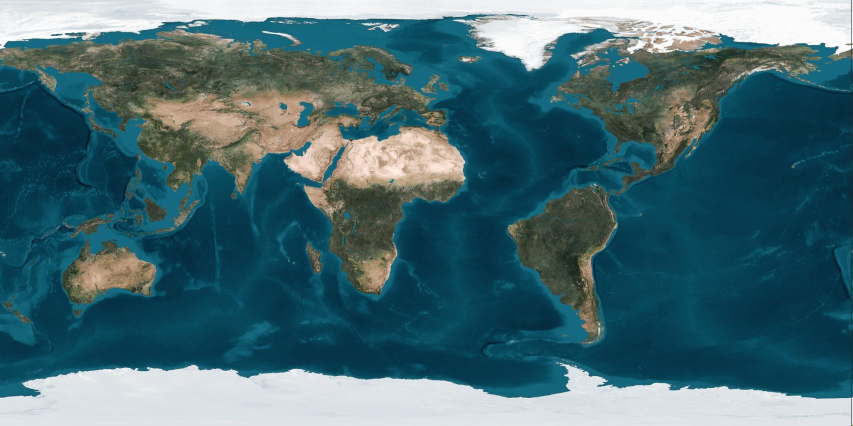
#> input picture opengl/earth.jpg, 1705 x 852 px (shown at 1/2 size); its folder holds only this picture in this run
$ python -i pix2pix.py   (imports and definitions only)
#> lines starting #> are read from the running program, lines starting #| are printed output that depends on the picture; after the words box and inside, x2 and y2 are one past the last pixel; in counts of white or black regions, pixels touching at a corner belong together
import logging
logging.getLogger('tensorflow').disabled = True

# Import TensorFlow >= 1.10 and enable eager execution
from tensorflow.python.client import device_lib
from matplotlib import pyplot as plt
import cv2
import glob
from IPython.display import clear_output
import PIL
import matplotlib.pyplot as plt
import numpy as np
import time
import os
import tensorflow as tf
import matplotlib.image as mpimg

# %matplotlib inline
# print(device_lib.list_local_devices())
# tf.__version__

BUFFER_SIZE = 2000
BATCH_SIZE = 1
IMG_WIDTH = 512
IMG_HEIGHT = 512


def Prepare_dataset(Dataset_dir):

    # SB_dir = os.path.join(Dataset_dir, 'Croped_SB/')  # Satellite Bilder path
    # GT_dir = os.path.join(Dataset_dir, 'Croped_GT/')  # Ground Truths path
    SB_dir = os.path.join(Dataset_dir, 'A/')  # image CT
    GT_dir = os.path.join(Dataset_dir, 'B/')  # mask

    # SB_listnames = glob.glob(SB_dir+"*.png")  # Satellite Bilder filenames
    # GT_listnames = glob.glob(GT_dir+"*.png")  # Ground Truths filenames
    SB_listnames = glob.glob(SB_dir+"*.jpg")  # image CT filenames
    GT_listnames = glob.glob(GT_dir+"*.jpg")  # mask filenames

    GT_listnames.sort()
    SB_listnames.sort()

    # [5 lines of commented-out code are left out]
    print("Images Dir:", SB_dir)
    print('CT Images:', len(SB_listnames))
    print("-----------")
    print("Mask Dir:", GT_dir)
    print('Masks:', len(GT_listnames))

    print("=================================================")

    return SB_dir, GT_dir, SB_listnames, GT_listnames


def Extract_Contour(image):

    # Load an color image in grayscale
    gray = cv2.cvtColor(image, cv2.COLOR_RGB2GRAY)
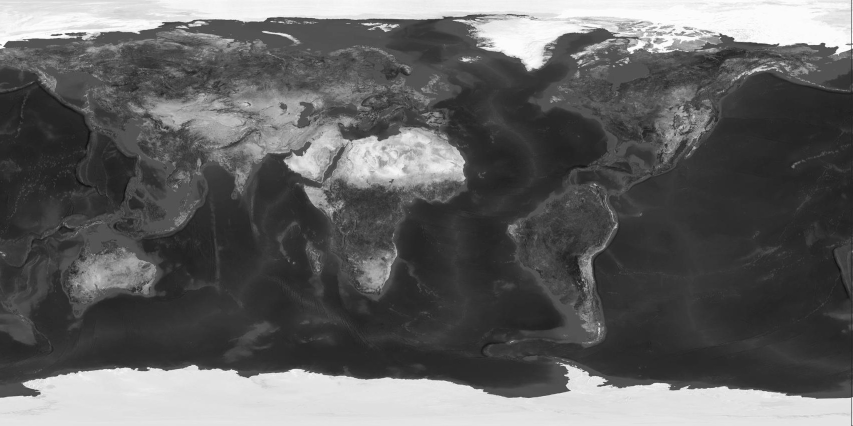
#> gray: shape (852, 1705) (shown at 1/2 size); min 10, max 255, mean 97.4

    kernel = np.ones((2, 2), np.uint8)
    erosion = cv2.erode(gray, kernel, iterations=2)
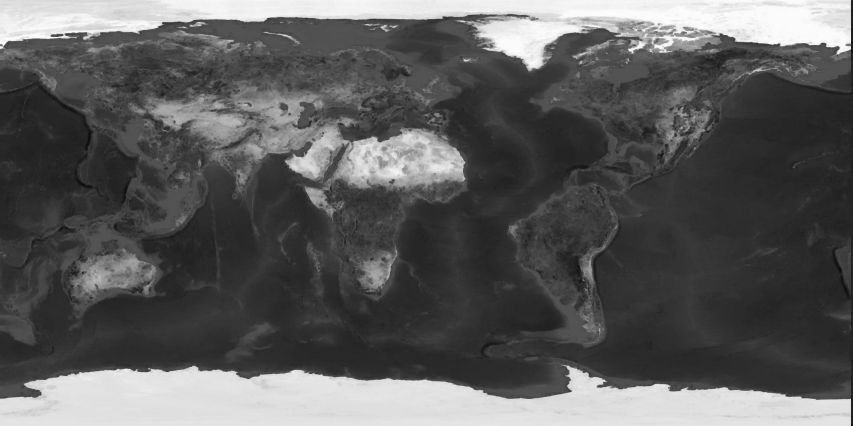
#> erosion: shape (852, 1705) (shown at 1/2 size); min 10, max 253, mean 92

    blur = cv2.GaussianBlur(erosion, (5, 5), 0)
    (t, maskLayer) = cv2.threshold(blur, 0, 1, cv2.THRESH_BINARY + cv2.THRESH_OTSU)
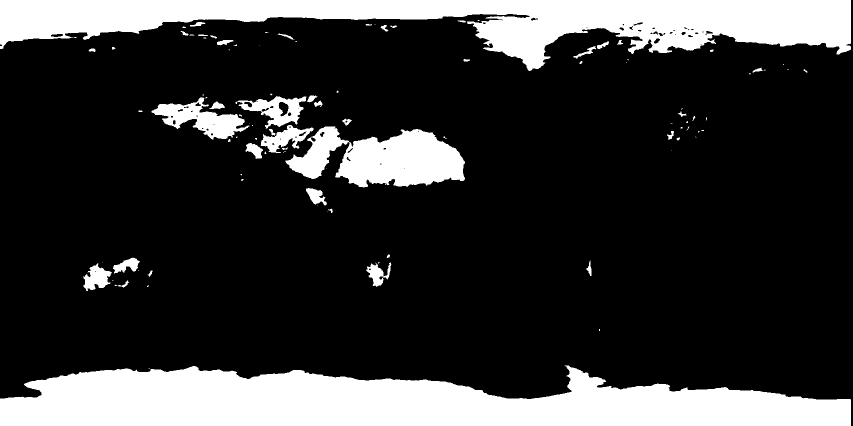
#> maskLayer: shape (852, 1705) (shown at 1/2 size); values 0 (black) and 1 (white), 21.2% white; 102 white regions (54 under 20 px), largest, box (x1, y1, x2, y2) and area: (0, 731, 1702, 852) 146232, (0, 0, 1702, 142) 112661, (571, 253, 930, 375) 26908
#> t = 137

    kernel = np.ones((2, 2), np.uint8)
    dilation = cv2.dilate(maskLayer, kernel, iterations=1)
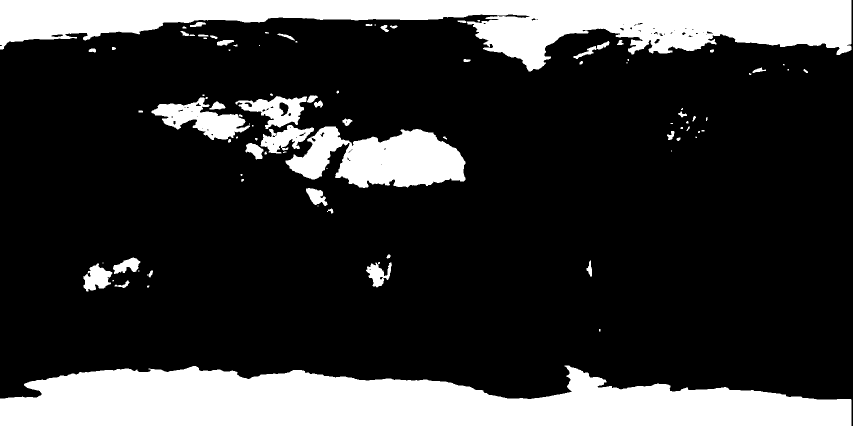
#> dilation: shape (852, 1705) (shown at 1/2 size); values 0 (black) and 1 (white), 21.7% white; 94 white regions (33 under 20 px), largest, box (x1, y1, x2, y2) and area: (0, 731, 1703, 852) 146617, (0, 0, 1703, 143) 115526, (571, 253, 931, 376) 27758

    blur1 = cv2.GaussianBlur(dilation, (5, 5), 0)
#> blur1: shape (852, 1705); values 0 (black) and 1 (white), 21.7% white; 85 white regions (30 under 20 px)
    (t, binary) = cv2.threshold(blur1, 0, 1,  cv2.THRESH_BINARY + cv2.THRESH_OTSU)
#> t = 0

    (contours, _) = cv2.findContours(
        binary, cv2.RETR_TREE, cv2.CHAIN_APPROX_SIMPLE)
#> contours = 121 contours, 52 with area under 20; largest, box (x1, y1, x2, y2) and area: (0, 731, 1703, 852) 144740, (0, 0, 1703, 143) 114058, (571, 253, 931, 376) 27335, (303, 195, 500, 280) 7290, (471, 192, 614, 258) 4610
    # print(contours)
    mask = np.zeros(image.shape, dtype="uint8")
    cv2.drawContours(mask, contours, -1, (0, 255, 0), 7)
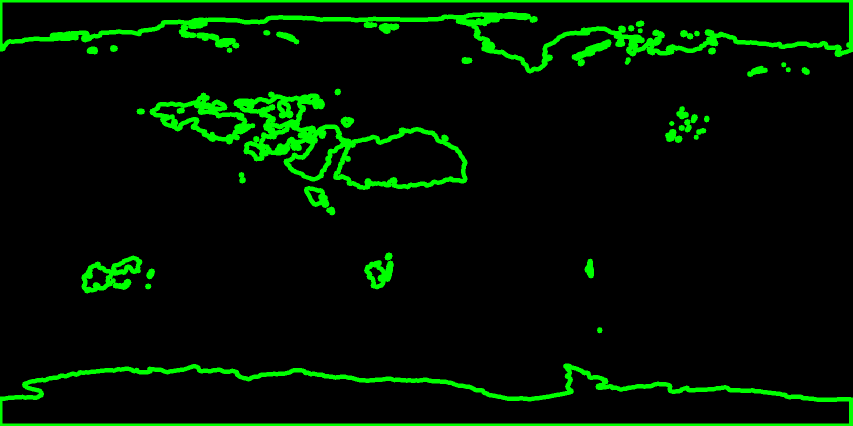
#> mask: shape (852, 1705, 3) (shown at 1/2 size); mean of channels 0, 1, 2 0, 18.9, 0; drawn as B, G, R

    return mask


# [40 lines left out: functions Contour_overlay_GT, load_image, not called in this run]


# Train_Dataset_dir = "/media/immopixel/Amir/server/dataset/tirol/Klein_Dataset2/train/"
# Valid_Dataset_dir = "/media/immopixel/Amir/server/dataset/tirol/Klein_Dataset2/valid/"
# Test_Dataset_dir = "/media/immopixel/Amir/server/dataset/tirol/Klein_Dataset2/test/"
Train_Dataset_dir = "../datasets/covid19_2/train/"
Valid_Dataset_dir = "../datasets/covid19_2/val/"
Test_Dataset_dir = "../datasets/covid19_2/test/"

# Diretório atual da rede
Dir_atual = "../pix2pix-a2amir/"

Train_SB_dir, Train_GT_dir, SB_Train_listnames, GT_Train_listnames = Prepare_dataset(
    Train_Dataset_dir)  # load Satellite und Ground Truths Data
Valid_SB_dir, Valid_GT_dir, SB_Valid_listnames, GT_Valid_listnames = Prepare_dataset(
    Valid_Dataset_dir)
Test_SB_dir, Test_GT_dir, SB_Test_listnames, GT_Test_listnames = Prepare_dataset(
    Test_Dataset_dir)

# train_dataset = tf.data.Dataset.from_tensor_slices(((SB_filenames, GT_filenames)))
# [1 line that did not run here, left out]
# [1 line that did not run here, left out]
# [1 line that did not run here, left out]
# [1 line that did not run here, left out]
# [2 lines that did not run here, left out]
# [1 line that did not run here, left out]

# [1 line that did not run here, left out]
# [1 line that did not run here, left out]
# [1 line that did not run here, left out]
# [1 line that did not run here, left out]

# [2 lines that did not run here, left out]
# [1 line that did not run here, left out]

# [1 line that did not run here, left out]
# [1 line that did not run here, left out]
# [1 line that did not run here, left out]
# [1 line that did not run here, left out]

# [2 lines that did not run here, left out]
# [1 line that did not run here, left out]

# [14 lines of commented-out code are left out]
OUTPUT_CHANNELS = 3


class Downsample(tf.keras.Model):
    # [20 lines left out: functions __init__, call, not called in this run]


class Upsample(tf.keras.Model):
    # [23 lines left out: functions __init__, call, not called in this run]


class Generator(tf.keras.Model):
    def __init__(self):
        super(Generator, self).__init__()
        initializer = tf.random_normal_initializer(0., 0.02)

        self.down1 = Downsample(64, 4, apply_batchnorm=False)
        self.down2 = Downsample(128, 4)
        self.down3 = Downsample(256, 4)
        self.down4 = Downsample(512, 4)
        self.down5 = Downsample(512, 4)
        self.down6 = Downsample(512, 4)
        self.down7 = Downsample(512, 4)
        self.down8 = Downsample(512, 4)

        self.up1 = Upsample(512, 4, apply_dropout=True)
        self.up2 = Upsample(512, 4, apply_dropout=True)
        self.up3 = Upsample(512, 4, apply_dropout=True)
        self.up4 = Upsample(512, 4)
        self.up5 = Upsample(256, 4)
        self.up6 = Upsample(128, 4)
        self.up7 = Upsample(64, 4)

        self.last = tf.keras.layers.Conv2DTranspose(OUTPUT_CHANNELS,
                                                    (4, 4),
                                                    strides=2,
                                                    padding='same',
                                                    kernel_initializer=initializer)

   # @tf.contrib.eager.defun
    # [23 lines left out: function call, not called in this run]

# MODEL DISCRIMINATOR


class DiscDownsample(tf.keras.Model):
    # [20 lines left out: functions __init__, call, not called in this run]


class Discriminator(tf.keras.Model):

    def __init__(self):
        super(Discriminator, self).__init__()
        initializer = tf.random_normal_initializer(0., 0.02)

        self.down1 = DiscDownsample(64, 4, False)
        self.down2 = DiscDownsample(128, 4)
        self.down3 = DiscDownsample(256, 4)

    # we are zero padding here with 1 because we need our shape to
    # go from (batch_size, 32, 32, 256) to (batch_size, 31, 31, 512)
        self.zero_pad1 = tf.keras.layers.ZeroPadding2D()
        self.conv = tf.keras.layers.Conv2D(512,
                                           (4, 4),
                                           strides=1,
                                           kernel_initializer=initializer,
                                           use_bias=False)
        self.batchnorm1 = tf.keras.layers.BatchNormalization()

    # shape change from (batch_size, 31, 31, 512) to (batch_size, 30, 30, 1)
        self.zero_pad2 = tf.keras.layers.ZeroPadding2D()
        self.last = tf.keras.layers.Conv2D(1,
                                           (4, 4),
                                           strides=1,
                                           kernel_initializer=initializer)

    # @tf.contrib.eager.defun
    # [18 lines left out: function call, not called in this run]


# The call function of Generator and Discriminator have been decorated
# with tf.contrib.eager.defun()
# We get a performance speedup if defun is used (~25 seconds per epoch)
# [1 line that did not run here, left out]
# [1 line that did not run here, left out]

# DEFINE THE LOSS FUNCTIONS AND THE OPTIMIZER

LAMBDA = 100


# [34 lines left out: functions discriminator_loss, generator_loss, not called in this run]


# [1 line that did not run here, left out]
# [1 line that did not run here, left out]

# CHECKPOINTS (OBJECT-BASED SAVING)
checkpoint_dir = Dir_atual
checkpoint_prefix = os.path.join(
    checkpoint_dir, "checkpoints/")
# [4 lines that did not run here, left out]

# checkpoint_prefix

'''Training

    We start by iterating over the dataset
    The generator gets the input image and we get a generated output.
    The discriminator receives the input_image and the generated image as the first input. The second input is the input_image and the target_image.
    Next, we calculate the generator and the discriminator loss.
    Then, we calculate the gradients of loss with respect to both the generator and the discriminator variables(inputs) and apply those to the optimizer.

Generate Images

    After training, its time to generate some images!
    We pass images from the test dataset to the generator.
    The generator will then translate the input image into the output we expect.
    Last step is to plot the predictions and voila!'''

EPOCHS = 200


# [78 lines left out: functions generate_images, train, not called in this run]

# [5 lines not run here, left out]

# Run the trained model on the entire test dataset
name = 0
address = '../datasets/covid19_2/test/A/'
# [2 lines not run here, left out]


# TESTING ON THE ENTIRE TEST DATASET
# [5 lines left out: function save_generated_images, not called in this run]


# Run the trained model on the entire test dataset
#address = '../datasets/covid19_2/test/A/'
address = 'generated_images/'

# Run the trained model on the entire test dataset
c = 0
# [7 lines not run here, left out]

>>> import cv2
>>> picture = cv2.cvtColor(cv2.imread('../opengl/earth.jpg'), cv2.COLOR_BGR2RGB)
>>> result = Extract_Contour(picture)
